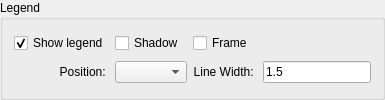
              <widget class="QGroupBox" name="groupBox_legend">
               <property name="title">
                <string>Legend</string>
               </property>
               <layout class="QGridLayout" name="gridLayout_9">
                <item row="0" column="0">
                 <widget class="QCheckBox" name="checkBox_legend">
                  <property name="text">
                   <string>Show legend</string>
                  </property>
                  <property name="checked">
                   <bool>true</bool>
                  </property>
                 </widget>
                </item>
                <item row="1" column="0">
                 <widget class="QLabel" name="label_17">
                  <property name="text">
                   <string>Position: </string>
                  </property>
                  <property name="alignment">
                   <set>Qt::AlignRight|Qt::AlignTrailing|Qt::AlignVCenter</set>
                  </property>
                 </widget>
                </item>
                <item row="0" column="1">
                 <widget class="QCheckBox" name="checkBox_legendshadow">
                  <property name="text">
                   <string>Shadow</string>
                  </property>
                 </widget>
                </item>
                <item row="1" column="1">
                 <widget class="QComboBox" name="legendoption"/>
                </item>
                <item row="1" column="2">
                 <widget class="QLabel" name="label_28">
                  <property name="text">
                   <string>Line Width: </string>
                  </property>
                  <property name="alignment">
                   <set>Qt::AlignRight|Qt::AlignTrailing|Qt::AlignVCenter</set>
                  </property>
                 </widget>
                </item>
                <item row="1" column="3">
                 <widget class="QLineEdit" name="entry_linewidth">
                  <property name="text">
                   <string>1.5</string>
                  </property>
                 </widget>
                </item>
                <item row="0" column="2">
                 <widget class="QCheckBox" name="checkBox_legendframe">
                  <property name="text">
                   <string>Frame</string>
                  </property>
                 </widget>
                </item>
               </layout>
              </widget>
